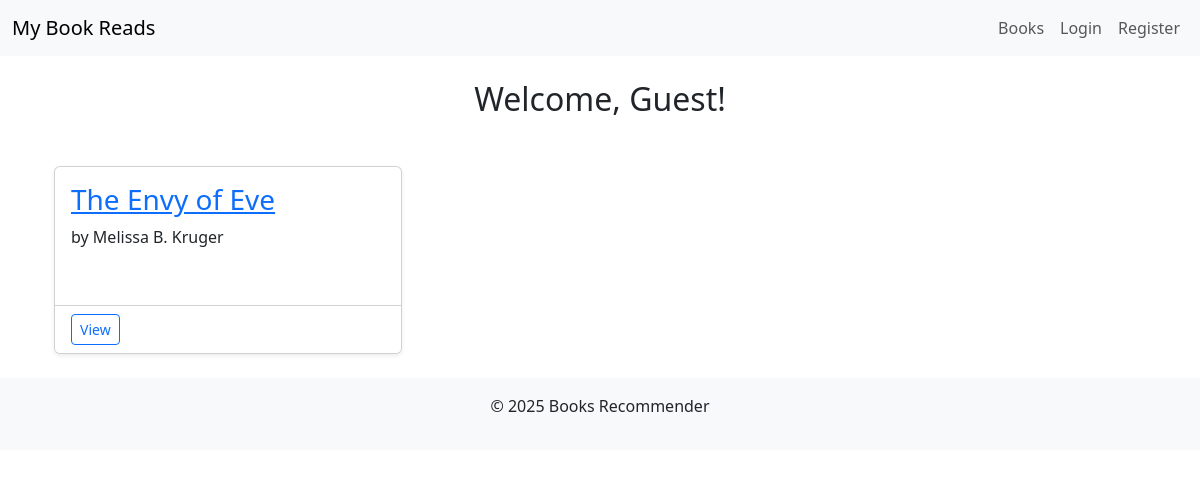
/books/, run on an earlier commit of the app's database.
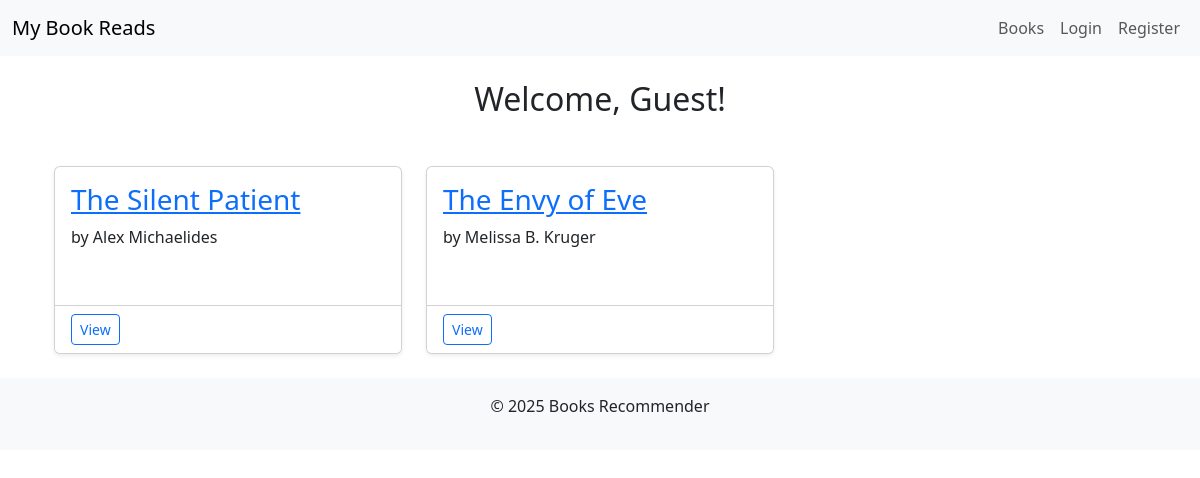
And on a later commit of the database.
### books/models.py (models this page shows)
class Book(models.Model):
    STATUS_CHOICES = (
        ('reading', 'Currently Reading'),
        ('completed', 'Completed'),
        ('want_to_read', 'Want to Read'),
    )
    user = models.ForeignKey(User, on_delete=models.CASCADE, related_name='books')
    title = models.CharField(max_length=255)
    author = models.CharField(max_length=255)
    isbn = models.CharField(max_length=13, db_index=True, blank=True)
    total_pages = models.PositiveIntegerField(null=True, blank=True)
    current_page = models.PositiveIntegerField(default=0)
    status = models.CharField(
        max_length=20,
        choices=STATUS_CHOICES,
        default='want_to_read'
    )
    date_added = models.DateTimeField(auto_now_add=True)
    last_updated = models.DateTimeField(auto_now=True)
    class Meta:
        ordering = ['-date_added']
        unique_together = ['user', 'title', 'author']
        verbose_name = 'Book'

### books/views.py (the view)
# urls.py: path("books/", BookListView.as_view(), name="book_list"),
class BookListView(ListView):
    model = Book
    template_name = "book_list.html"
    context_object_name = "books"
    paginate_by = 10  # Number of books per page
    def get_queryset(self):
        if self.request.user.is_authenticated:
            return Book.objects.filter(user=self.request.user)
        else:
            return Book.objects.all()

### books/templates/books/book_list.html (shortened to what this page needs)
{% extends "books/base.html" %}
{% block content %}
<div class="container mt-4">
    {% if books %}
    <div class="row row-cols-1 row-cols-md-2 row-cols-lg-3 g-4">
        {% for book in books %}
        <div class="col">
            <div class="card h-100 shadow-sm">
                <div class="card-body">
                    <h3 class="card-title">
                        <a href="{% url 'book_detail' book.pk %}">{{ book.title }}</a>
                    </h3>
                    <p class="card-text">by {{ book.author }}</p>
                    <div class="mt-3">
                        <span class="badge bg-{{ book.status_class }}">
                        </span>
                    </div>
                </div>
                <div class="card-footer bg-white">
                    <div class="d-flex justify-content-between">
                        <a href="{% url 'book_detail' book.pk %}"
                           class="btn btn-sm btn-outline-primary">
                             View
                        </a>
                    </div>
                </div>
            </div>
        </div>
        {% endfor %}
    </div>
    {% endif %}
</div>
{% endblock %}

What changed in the data, as far as the page shows it:
added Book: title "The Silent Patient", author "Alex Michaelides"
